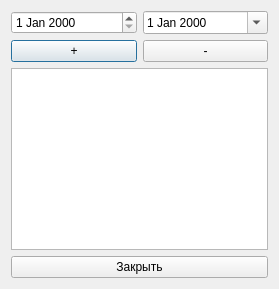
<?xml version="1.0" encoding="UTF-8"?>
<ui version="4.0">
 <class>Dialog</class>
 <widget class="QDialog" name="Dialog">
  <property name="windowModality">
   <enum>Qt::WindowModality::WindowModal</enum>
  </property>
  <property name="geometry">
   <rect>
    <x>0</x>
    <y>0</y>
    <width>279</width>
    <height>289</height>
   </rect>
  </property>
  <property name="windowTitle">
   <string>Дополнительные каникулы</string>
  </property>
  <layout class="QVBoxLayout" name="verticalLayout">
   <item>
    <layout class="QHBoxLayout" name="horizontalLayout">
     <item>
      <widget class="QDateEdit" name="dateEditAdd1"/>
     </item>
     <item>
      <widget class="QDateEdit" name="dateEditAdd2">
       <property name="calendarPopup">
        <bool>true</bool>
       </property>
      </widget>
     </item>
    </layout>
   </item>
   <item>
    <layout class="QHBoxLayout" name="horizontalLayout_2">
     <item>
      <widget class="QPushButton" name="pushButtonAddHoliday">
       <property name="text">
        <string>+</string>
       </property>
      </widget>
     </item>
     <item>
      <widget class="QPushButton" name="pushButtonDeleteHoliday">
       <property name="text">
        <string>-</string>
       </property>
      </widget>
     </item>
    </layout>
   </item>
   <item>
    <widget class="QListWidget" name="listWidgetHolidays2"/>
   </item>
   <item>
    <widget class="QPushButton" name="pushButton_3">
     <property name="text">
      <string>Закрыть</string>
     </property>
    </widget>
   </item>
  </layout>
 </widget>
 <resources/>
 <connections>
  <connection>
   <sender>pushButton_3</sender>
   <signal>clicked()</signal>
   <receiver>Dialog</receiver>
   <slot>close()</slot>
   <hints>
    <hint type="sourcelabel">
     <x>127</x>
     <y>325</y>
    </hint>
    <hint type="destinationlabel">
     <x>127</x>
     <y>174</y>
    </hint>
   </hints>
  </connection>
 </connections>
</ui>
